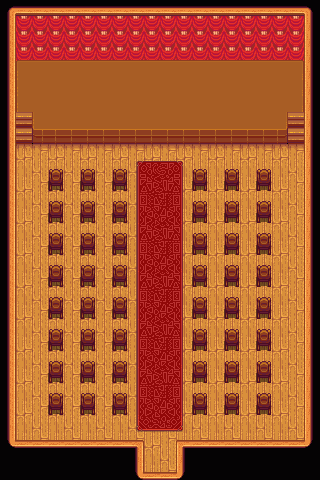

Rendered tile map (Tiled .tmx) drawn with the repository's tilesets; below, a short description and the map source with its tile grids summarised:
An orthogonal 20x30 tile map with 16x16 px tiles, 6 tile layers (Back, Back2, Buildings, Front, ...), 2 tilesets.

<map version="1.10" tiledversion="1.10.2" orientation="orthogonal" renderorder="right-down" compressionlevel="0" width="20" height="30" tilewidth="16" tileheight="16" infinite="0" nextlayerid="13" nextobjectid="7">
 <tileset firstgid="1" name="townInterior" tilewidth="16" tileheight="16" tilecount="2176" columns="32">
  <image source="townInterior.png" width="512" height="1088" />
  <tile id="198">
   <properties>
    <property name="Type" value="Wood" />
   </properties>
  </tile>
  <tile id="199">
   <properties>
    <property name="Type" value="Wood" />
   </properties>
  </tile>
  <tile id="200">
   <properties>
    <property name="Type" value="Wood" />
   </properties>
  </tile>
  <tile id="230">
   <properties>
    <property name="Type" value="Wood" />
   </properties>
  </tile>
  <tile id="231">
   <properties>
    <property name="Type" value="Wood" />
   </properties>
  </tile>
  <tile id="232">
   <properties>
    <property name="Type" value="Wood" />
   </properties>
  </tile>
  <tile id="262">
   <properties>
    <property name="Type" value="Wood" />
   </properties>
  </tile>
  <tile id="263">
   <properties>
    <property name="Type" value="Wood" />
   </properties>
  </tile>
  <tile id="264">
   <properties>
    <property name="Type" value="Wood" />
   </properties>
  </tile>
  <tile id="655">
   <properties>
    <property name="Type" value="Wood" />
   </properties>
  </tile>
  <tile id="656">
   <properties>
    <property name="Type" value="Wood" />
   </properties>
  </tile>
  <tile id="657">
   <properties>
    <property name="Type" value="Wood" />
   </properties>
  </tile>
  <tile id="1043">
   <properties>
    <property name="Type" value="Wood" />
   </properties>
  </tile>
  <tile id="1072">
   <properties>
    <property name="Type" value="Wood" />
   </properties>
  </tile>
  <tile id="1073">
   <properties>
    <property name="Type" value="Wood" />
   </properties>
  </tile>
  <tile id="1074">
   <properties>
    <property name="Type" value="Wood" />
   </properties>
  </tile>
  <tile id="1075">
   <properties>
    <property name="Type" value="Wood" />
   </properties>
  </tile>
 </tileset>
 <tileset firstgid="2177" name="townInterior_2" tilewidth="16" tileheight="16" tilecount="1312" columns="32">
  <image source="townInterior_2.png" width="512" height="656" />
 </tileset>
 <layer id="1" name="Back" width="20" height="30">
  <data>[600 cells, 454 non-empty, 14 distinct tile ids]</data>
 </layer>
 <layer id="2" name="Back2" width="20" height="30">
  <properties>
   <property name="Draw" value="Back" />
  </properties>
  <data>[600 cells, 68 non-empty, 20 distinct tile ids]</data>
 </layer>
 <layer id="3" name="Buildings" width="20" height="30">
  <data>[600 cells, 228 non-empty, 9 distinct tile ids]</data>
 </layer>
 <layer id="4" name="Front" width="20" height="30">
  <data>[600 cells, 144 non-empty, 11 distinct tile ids]</data>
 </layer>
 <layer id="5" name="Front2" width="20" height="30">
  <properties>
   <property name="Draw" value="Front" />
  </properties>
  <data>[600 cells, 0 non-empty, 0 distinct tile ids]</data>
 </layer>
 <layer id="6" name="Paths" width="20" height="30">
  <data>[600 cells, 0 non-empty, 0 distinct tile ids]</data>
 </layer>
 <objectgroup id="7" name="Back" />
 <objectgroup id="8" name="Back2" />
 <objectgroup id="9" name="Buildings" />
 <objectgroup id="10" name="Front" />
 <objectgroup id="11" name="Front2" />
 <objectgroup id="12" name="Paths" />
</map>
